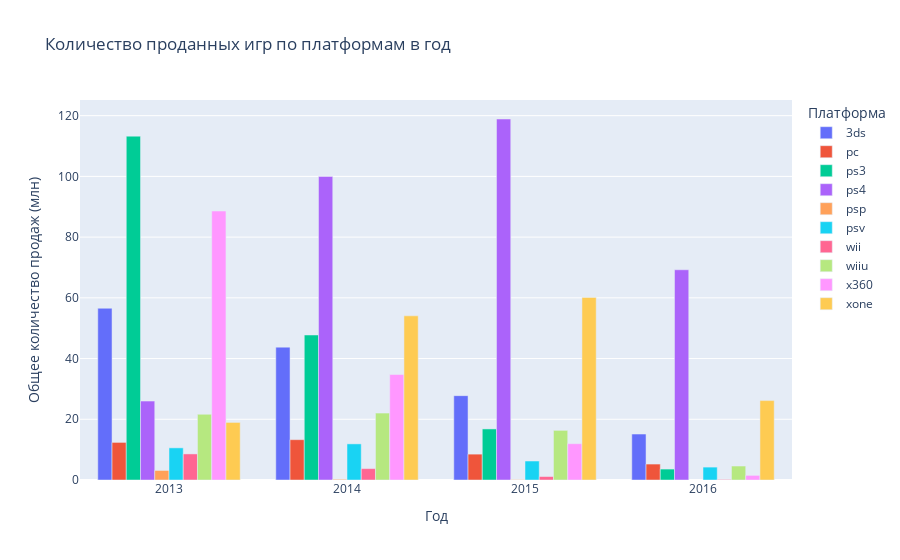

The cell this chart's notebook holds for it:
### Code cell
platform_sales = platforms_leaders2013.groupby(['platform', 'year_of_release'])['total_sales'].sum().reset_index()

# Убедимся, что годы отображаются как целые числа
platform_sales['year_of_release'] = platform_sales['year_of_release'].astype(int)

# Создание столбчатого графика с помощью plotly.express
fig = px.bar(platform_sales, x='year_of_release', y='total_sales', color='platform', barmode='group', labels={
    'year_of_release': 'Год',
    'total_sales': 'Общее количество продаж (млн)',
    'platform': 'Платформа'
}, title='Количество проданных игр по платформам в год')

# Обновление макета
fig.update_layout(xaxis=dict(tickmode='linear', dtick=1))

# Показ графика
fig.show()

### Figure 1 — Plotly figure (JSON) as saved in the notebook; plotly's stock layout.template omitted (floating-point values rounded to 4 significant figures)
{"data": [{"alignmentgroup": "True", "hovertemplate": "Платформа=3ds<br>Год=%{x}<br>Общее количество продаж (млн)=%{y}<extra></extra>", "legendgroup": "3ds", "marker": {"color": "#636efa", "pattern": {"shape": ""}}, "name": "3ds", "offsetgroup": "3ds", "orientation": "v", "showlegend": true, "textposition": "auto", "type": "bar", "x": [2013, 2014, 2015, 2016], "xaxis": "x", "y": [56.57, 43.76, 27.78, 15.14], "yaxis": "y"}, {"alignmentgroup": "True", "hovertemplate": "Платформа=pc<br>Год=%{x}<br>Общее количество продаж (млн)=%{y}<extra></extra>", "legendgroup": "pc", "marker": {"color": "#EF553B", "pattern": {"shape": ""}}, "name": "pc", "offsetgroup": "pc", "orientation": "v", "showlegend": true, "textposition": "auto", "type": "bar", "x": [2013, 2014, 2015, 2016], "xaxis": "x", "y": [12.38, 13.28, 8.52, 5.25], "yaxis": "y"}, {"alignmentgroup": "True", "hovertemplate": "Платформа=ps3<br>Год=%{x}<br>Общее количество продаж (млн)=%{y}<extra></extra>", "legendgroup": "ps3", "marker": {"color": "#00cc96", "pattern": {"shape": ""}}, "name": "ps3", "offsetgroup": "ps3", "orientation": "v", "showlegend": true, "textposition": "auto", "type": "bar", "x": [2013, 2014, 2015, 2016], "xaxis": "x", "y": [113.2, 47.76, 16.82, 3.6], "yaxis": "y"}, {"alignmentgroup": "True", "hovertemplate": "Платформа=ps4<br>Год=%{x}<br>Общее количество продаж (млн)=%{y}<extra></extra>", "legendgroup": "ps4", "marker": {"color": "#ab63fa", "pattern": {"shape": ""}}, "name": "ps4", "offsetgroup": "ps4", "orientation": "v", "showlegend": true, "textposition": "auto", "type": "bar", "x": [2013, 2014, 2015, 2016], "xaxis": "x", "y": [25.99, 100, 118.9, 69.25], "yaxis": "y"}, {"alignmentgroup": "True", "hovertemplate": "Платформа=psp<br>Год=%{x}<br>Общее количество продаж (млн)=%{y}<extra></extra>", "legendgroup": "psp", "marker": {"color": "#FFA15A", "pattern": {"shape": ""}}, "name": "psp", "offsetgroup": "psp", "orientation": "v", "showlegend": true, "textposition": "auto", "type": "bar", "x": [2013, 2014, 2015], "xaxis": "x", "y": [3.14, 0.24, 0.12], "yaxis": "y"}, {"alignmentgroup": "True", "hovertemplate": "Платформа=psv<br>Год=%{x}<br>Общее количество продаж (млн)=%{y}<extra></extra>", "legendgroup": "psv", "marker": {"color": "#19d3f3", "pattern": {"shape": ""}}, "name": "psv", "offsetgroup": "psv", "orientation": "v", "showlegend": true, "textposition": "auto", "type": "bar", "x": [2013, 2014, 2015, 2016], "xaxis": "x", "y": [10.59, 11.9, 6.25, 4.25], "yaxis": "y"}, {"alignmentgroup": "True", "hovertemplate": "Платформа=wii<br>Год=%{x}<br>Общее количество продаж (млн)=%{y}<extra></extra>", "legendgroup": "wii", "marker": {"color": "#FF6692", "pattern": {"shape": ""}}, "name": "wii", "offsetgroup": "wii", "orientation": "v", "showlegend": true, "textposition": "auto", "type": "bar", "x": [2013, 2014, 2015, 2016], "xaxis": "x", "y": [8.59, 3.75, 1.14, 0.18], "yaxis": "y"}, {"alignmentgroup": "True", "hovertemplate": "Платформа=wiiu<br>Год=%{x}<br>Общее количество продаж (млн)=%{y}<extra></extra>", "legendgroup": "wiiu", "marker": {"color": "#B6E880", "pattern": {"shape": ""}}, "name": "wiiu", "offsetgroup": "wiiu", "orientation": "v", "showlegend": true, "textposition": "auto", "type": "bar", "x": [2013, 2014, 2015, 2016], "xaxis": "x", "y": [21.65, 22.03, 16.35, 4.6], "yaxis": "y"}, {"alignmentgroup": "True", "hovertemplate": "Платформа=x360<br>Год=%{x}<br>Общее количество продаж (млн)=%{y}<extra></extra>", "legendgroup": "x360", "marker": {"color": "#FF97FF", "pattern": {"shape": ""}}, "name": "x360", "offsetgroup": "x360", "orientation": "v", "showlegend": true, "textposition": "auto", "type": "bar", "x": [2013, 2014, 2015, 2016], "xaxis": "x", "y": [88.58, 34.74, 11.96, 1.52], "yaxis": "y"}, {"alignmentgroup": "True", "hovertemplate": "Платформа=xone<br>Год=%{x}<br>Общее количество продаж (млн)=%{y}<extra></extra>", "legendgroup": "xone", "marker": {"color": "#FECB52", "pattern": {"shape": ""}}, "name": "xone", "offsetgroup": "xone", "orientation": "v", "showlegend": true, "textposition": "auto", "type": "bar", "x": [2013, 2014, 2015, 2016], "xaxis": "x", "y": [18.96, 54.07, 60.14, 26.15], "yaxis": "y"}], "layout": {"autosize": true, "barmode": "group", "legend": {"title": {"text": "Платформа"}, "tracegroupgap": 0}, "title": {"text": "Количество проданных игр по платформам в год"}, "xaxis": {"anchor": "y", "autorange": true, "domain": [0, 1], "dtick": 1, "range": [2012.0, 2016.0], "tickmode": "linear", "title": {"text": "Год"}, "type": "linear"}, "yaxis": {"anchor": "x", "autorange": true, "domain": [0, 1], "range": [0, 125.2], "title": {"text": "Общее количество продаж (млн)"}, "type": "linear"}}}
